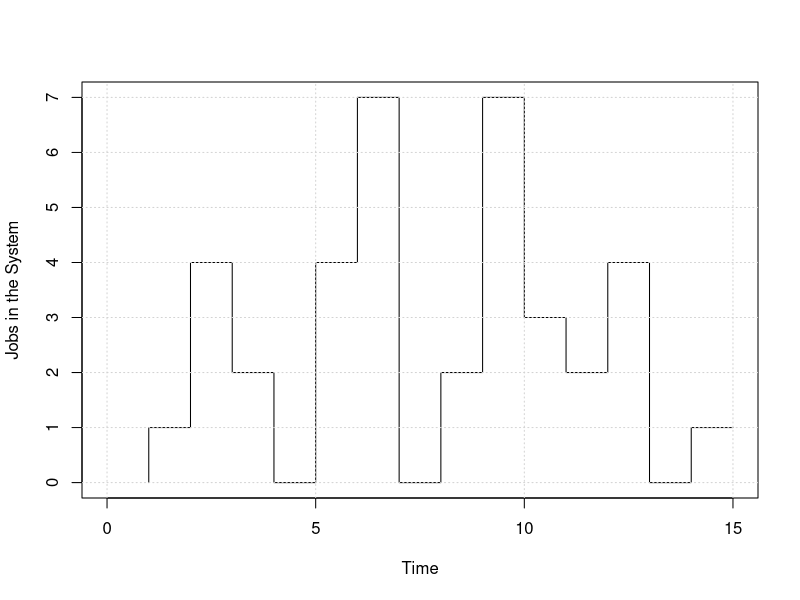

Write the R code that produced this figure.

#load_vector <- sample(0:10, 15, replace = TRUE)
load_vector <- c(0,1,4,2,0,4,7,0,2,7,3,2,4,0,1)

plot(load_vector, xlim = c(0,15), type="S",
     xlab= "Time", ylab= "Jobs in the System")
grid(lty = "dotted")

load_server <- sum(load_vector > 0)

#Avarage Server
avarage_su <- load_server/length(load_vector)

avarage_ql <- (sum(load_vector) - load_server)/(length(load_vector))

avarage_nj <- avarage_su + avarage_ql

#1. Average Server Utility(load) in the given time interval. 
avarage_su

#2. The Average Queue Length. 
avarage_ql

#3. The Average Number of Jobs in the System.  
avarage_nj
